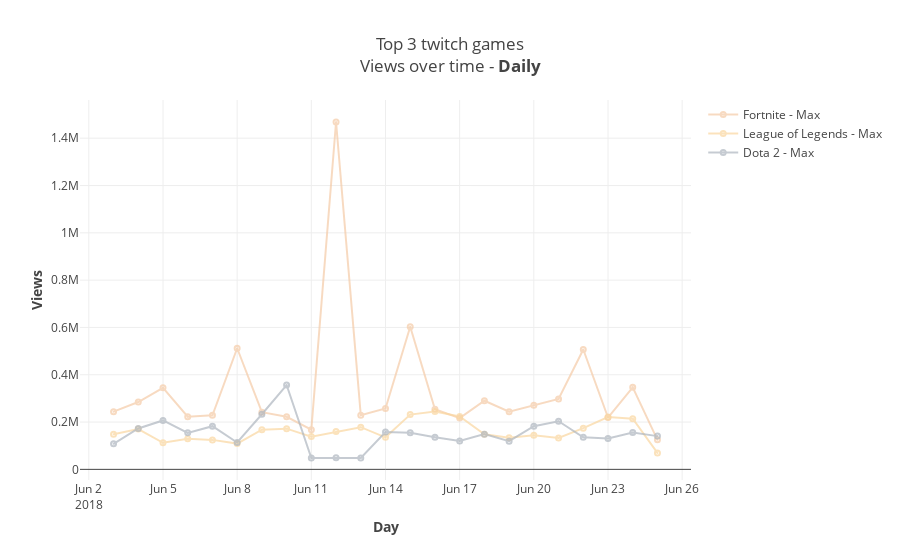
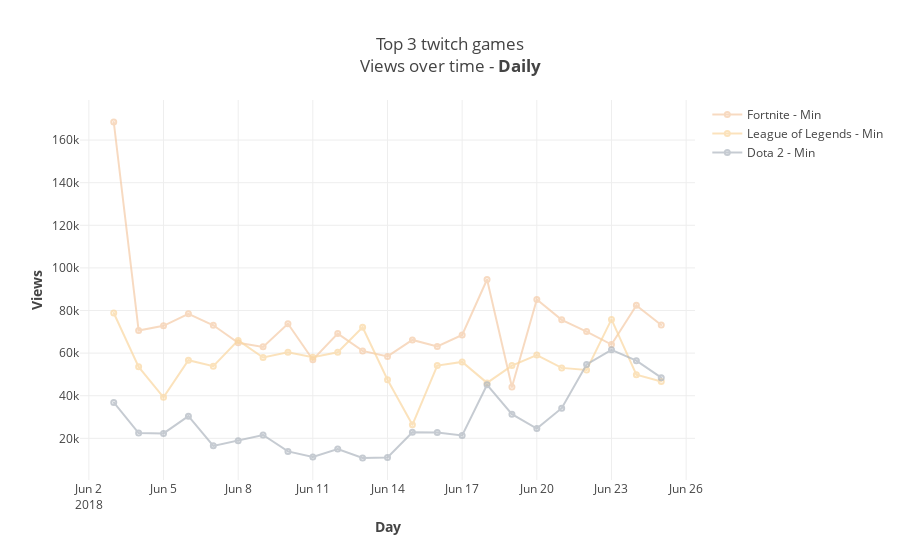
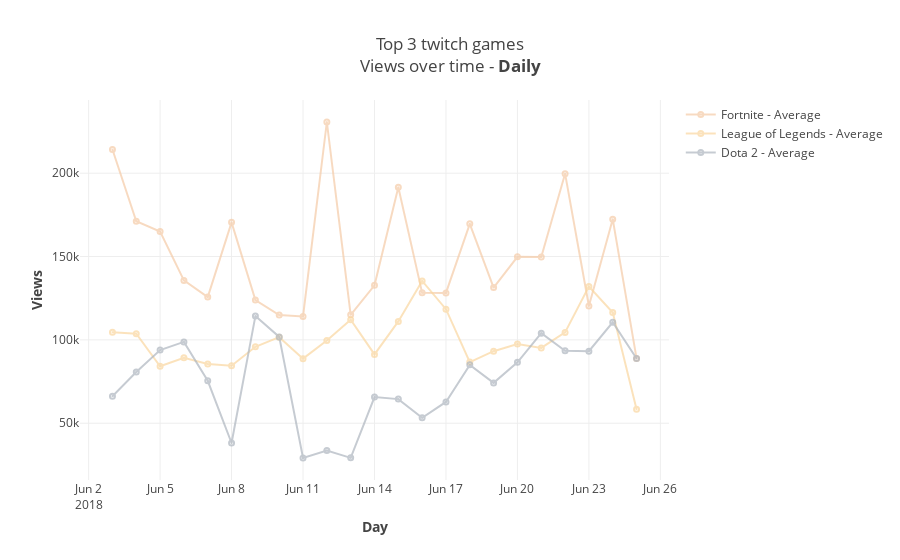

Notebook source saved alongside these figures, in order:
### Code cell
## How about Daily?
gamecols = dict(zip(top_3_games,np.random.choice(colorcodes,3,False))) # randomly assign a color from the list of colors


_ = [iplot(
        {
            'data':[
                    {'type':'scatter',
                     'x':twitch[twitch['game'] == game]\
                                 .resample('D')['views']\
                                 .agg([np.max,np.sum,np.mean,np.min])\
                                 .rename(columns={'amax':'Max','amin':'Min','mean':'Average','sum':'Total'})\
                                 .sort_index().index,
                     'y':twitch[twitch['game'] == game]\
                                 .resample('D')['views']\
                                 .agg([np.max,np.sum,np.mean,np.min])\
                                 .rename(columns={'amax':'Max','amin':'Min','mean':'Average','sum':'Total'})\
                                 .sort_index()[AGG],
                     'opacity':.7,
                     'mode':'markers+lines',
                     'name':"{0} - {1}".format(game,AGG),
                     'marker':{'line':{'width':5,
                                       'color':gamecols[game]},
                              'size':2,
                              'color':gamecols[game]}} 
                for game in top_3_games      
            ],
            'layout':{'title':"Top 3 twitch games<br>Views over time - <b>Daily</b>",
                     'xaxis':{'title':'<b>Day'},'yaxis':{'title':'<b>Views'}}
        })
     for AGG in ['Max','Min','Average','Total']]

### Figure 1 — Plotly figure (JSON) as saved in the notebook; plotly's stock layout.template omitted (floating-point values rounded to 4 significant figures)
{"data": [{"marker": {"color": "#F5CBA7", "line": {"color": "#F5CBA7", "width": 5}, "size": 2}, "mode": "markers+lines", "name": "Fortnite - Max", "opacity": 0.7, "type": "scatter", "uid": "f046e1b5-d570-11e8-9301-784f4352949c", "x": ["2018-06-03", "2018-06-04", "2018-06-05", "2018-06-06", "2018-06-07", "2018-06-08", "2018-06-09", "2018-06-10", "2018-06-11", "2018-06-12", "2018-06-13", "2018-06-14", "2018-06-15", "2018-06-16", "2018-06-17", "2018-06-18", "2018-06-19", "2018-06-20", "2018-06-21", "2018-06-22", "2018-06-23", "2018-06-24", "2018-06-25"], "y": [243841, 284626, 344793, 222636, 228415, 512013, 241813, 222407, 167756, 1468529, 229100, 257394, 603107, 253918, 216767, 290210, 244089, 271565, 297762, 506860, 219226, 346868, 124706]}, {"marker": {"color": "#FAD7A0", "line": {"color": "#FAD7A0", "width": 5}, "size": 2}, "mode": "markers+lines", "name": "League of Legends - Max", "opacity": 0.7, "type": "scatter", "uid": "f046e40f-d570-11e8-bf3e-784f4352949c", "x": ["2018-06-03", "2018-06-04", "2018-06-05", "2018-06-06", "2018-06-07", "2018-06-08", "2018-06-09", "2018-06-10", "2018-06-11", "2018-06-12", "2018-06-13", "2018-06-14", "2018-06-15", "2018-06-16", "2018-06-17", "2018-06-18", "2018-06-19", "2018-06-20", "2018-06-21", "2018-06-22", "2018-06-23", "2018-06-24", "2018-06-25"], "y": [148650, 170129, 112493, 129830, 124661, 108955, 167913, 172057, 138495, 159737, 178338, 135344, 231469, 244273, 223697, 148380, 133389, 143880, 132569, 174244, 221434, 214363, 69584]}, {"marker": {"color": "#AEB6BF", "line": {"color": "#AEB6BF", "width": 5}, "size": 2}, "mode": "markers+lines", "name": "Dota 2 - Max", "opacity": 0.7, "type": "scatter", "uid": "f046e56b-d570-11e8-94d7-784f4352949c", "x": ["2018-06-03", "2018-06-04", "2018-06-05", "2018-06-06", "2018-06-07", "2018-06-08", "2018-06-09", "2018-06-10", "2018-06-11", "2018-06-12", "2018-06-13", "2018-06-14", "2018-06-15", "2018-06-16", "2018-06-17", "2018-06-18", "2018-06-19", "2018-06-20", "2018-06-21", "2018-06-22", "2018-06-23", "2018-06-24", "2018-06-25"], "y": [108138, 172917, 206802, 154373, 182476, 113503, 233137, 356483, 48279, 49560, 48056, 157885, 154793, 135665, 120010, 148901, 119315, 182365, 203586, 135469, 130444, 156028, 140543]}], "layout": {"title": "Top 3 twitch games<br>Views over time - <b>Daily</b>", "xaxis": {"title": "<b>Day"}, "yaxis": {"title": "<b>Views"}}}

### Figure 2 — Plotly figure (JSON) as saved in the notebook; plotly's stock layout.template omitted (floating-point values rounded to 4 significant figures)
{"data": [{"marker": {"color": "#F5CBA7", "line": {"color": "#F5CBA7", "width": 5}, "size": 2}, "mode": "markers+lines", "name": "Fortnite - Min", "opacity": 0.7, "type": "scatter", "uid": "f0f91cdc-d570-11e8-b12f-784f4352949c", "x": ["2018-06-03", "2018-06-04", "2018-06-05", "2018-06-06", "2018-06-07", "2018-06-08", "2018-06-09", "2018-06-10", "2018-06-11", "2018-06-12", "2018-06-13", "2018-06-14", "2018-06-15", "2018-06-16", "2018-06-17", "2018-06-18", "2018-06-19", "2018-06-20", "2018-06-21", "2018-06-22", "2018-06-23", "2018-06-24", "2018-06-25"], "y": [168488, 70576, 72814, 78447, 73068, 64851, 62935, 73835, 56871, 69154, 61031, 58435, 66188, 63128, 68507, 94563, 44143, 85200, 75606, 70117, 64027, 82418, 73159]}, {"marker": {"color": "#FAD7A0", "line": {"color": "#FAD7A0", "width": 5}, "size": 2}, "mode": "markers+lines", "name": "League of Legends - Min", "opacity": 0.7, "type": "scatter", "uid": "f0f920eb-d570-11e8-823b-784f4352949c", "x": ["2018-06-03", "2018-06-04", "2018-06-05", "2018-06-06", "2018-06-07", "2018-06-08", "2018-06-09", "2018-06-10", "2018-06-11", "2018-06-12", "2018-06-13", "2018-06-14", "2018-06-15", "2018-06-16", "2018-06-17", "2018-06-18", "2018-06-19", "2018-06-20", "2018-06-21", "2018-06-22", "2018-06-23", "2018-06-24", "2018-06-25"], "y": [78826, 53545, 39258, 56679, 53839, 65967, 57945, 60431, 58074, 60411, 72162, 47504, 26366, 54165, 55879, 46031, 54157, 59080, 53070, 52057, 75824, 49863, 46647]}, {"marker": {"color": "#AEB6BF", "line": {"color": "#AEB6BF", "width": 5}, "size": 2}, "mode": "markers+lines", "name": "Dota 2 - Min", "opacity": 0.7, "type": "scatter", "uid": "f0f92240-d570-11e8-9852-784f4352949c", "x": ["2018-06-03", "2018-06-04", "2018-06-05", "2018-06-06", "2018-06-07", "2018-06-08", "2018-06-09", "2018-06-10", "2018-06-11", "2018-06-12", "2018-06-13", "2018-06-14", "2018-06-15", "2018-06-16", "2018-06-17", "2018-06-18", "2018-06-19", "2018-06-20", "2018-06-21", "2018-06-22", "2018-06-23", "2018-06-24", "2018-06-25"], "y": [36841, 22493, 22326, 30411, 16461, 18914, 21562, 13865, 11220, 14994, 10769, 11052, 22863, 22779, 21375, 45095, 31313, 24587, 34160, 54691, 61536, 56464, 48473]}], "layout": {"title": "Top 3 twitch games<br>Views over time - <b>Daily</b>", "xaxis": {"title": "<b>Day"}, "yaxis": {"title": "<b>Views"}}}

### Figure 3 — Plotly figure (JSON) as saved in the notebook; plotly's stock layout.template omitted (floating-point values rounded to 4 significant figures)
{"data": [{"marker": {"color": "#F5CBA7", "line": {"color": "#F5CBA7", "width": 5}, "size": 2}, "mode": "markers+lines", "name": "Fortnite - Average", "opacity": 0.7, "type": "scatter", "uid": "f1bc6af3-d570-11e8-9e29-784f4352949c", "x": ["2018-06-03", "2018-06-04", "2018-06-05", "2018-06-06", "2018-06-07", "2018-06-08", "2018-06-09", "2018-06-10", "2018-06-11", "2018-06-12", "2018-06-13", "2018-06-14", "2018-06-15", "2018-06-16", "2018-06-17", "2018-06-18", "2018-06-19", "2018-06-20", "2018-06-21", "2018-06-22", "2018-06-23", "2018-06-24", "2018-06-25"], "y": [214200.0, 171200.0, 165000.0, 135700.0, 125700.0, 170501, 123900.0, 114900.0, 114100.0, 230700.0, 115000.0, 132700.0, 191600.0, 128200.0, 128200.0, 169600.0, 131400.0, 149800.0, 149700.0, 199700.0, 120300.0, 172400.0, 88890.0]}, {"marker": {"color": "#FAD7A0", "line": {"color": "#FAD7A0", "width": 5}, "size": 2}, "mode": "markers+lines", "name": "League of Legends - Average", "opacity": 0.7, "type": "scatter", "uid": "f1bc6d2b-d570-11e8-bffb-784f4352949c", "x": ["2018-06-03", "2018-06-04", "2018-06-05", "2018-06-06", "2018-06-07", "2018-06-08", "2018-06-09", "2018-06-10", "2018-06-11", "2018-06-12", "2018-06-13", "2018-06-14", "2018-06-15", "2018-06-16", "2018-06-17", "2018-06-18", "2018-06-19", "2018-06-20", "2018-06-21", "2018-06-22", "2018-06-23", "2018-06-24", "2018-06-25"], "y": [104600.0, 103700.0, 84190.0, 89310.0, 85490.0, 84530.0, 95850.0, 101600.0, 88730.0, 99620.0, 112100.0, 91290.0, 111100.0, 135300.0, 118400.0, 86660.0, 93220.0, 97525, 95160.0, 104500.0, 132000.0, 116400.0, 58340.0]}, {"marker": {"color": "#AEB6BF", "line": {"color": "#AEB6BF", "width": 5}, "size": 2}, "mode": "markers+lines", "name": "Dota 2 - Average", "opacity": 0.7, "type": "scatter", "uid": "f1bc6ea8-d570-11e8-afc0-784f4352949c", "x": ["2018-06-03", "2018-06-04", "2018-06-05", "2018-06-06", "2018-06-07", "2018-06-08", "2018-06-09", "2018-06-10", "2018-06-11", "2018-06-12", "2018-06-13", "2018-06-14", "2018-06-15", "2018-06-16", "2018-06-17", "2018-06-18", "2018-06-19", "2018-06-20", "2018-06-21", "2018-06-22", "2018-06-23", "2018-06-24", "2018-06-25"], "y": [66200.0, 80700.0, 93860.0, 98780.0, 75460.0, 38140.0, 114300.0, 101800.0, 29140.0, 33570.0, 29230.0, 65690.0, 64470.0, 53230.0, 62770.0, 85020.0, 74200.0, 86520.0, 104000.0, 93470.0, 93200.0, 110600.0, 88810.0]}], "layout": {"title": "Top 3 twitch games<br>Views over time - <b>Daily</b>", "xaxis": {"title": "<b>Day"}, "yaxis": {"title": "<b>Views"}}}
